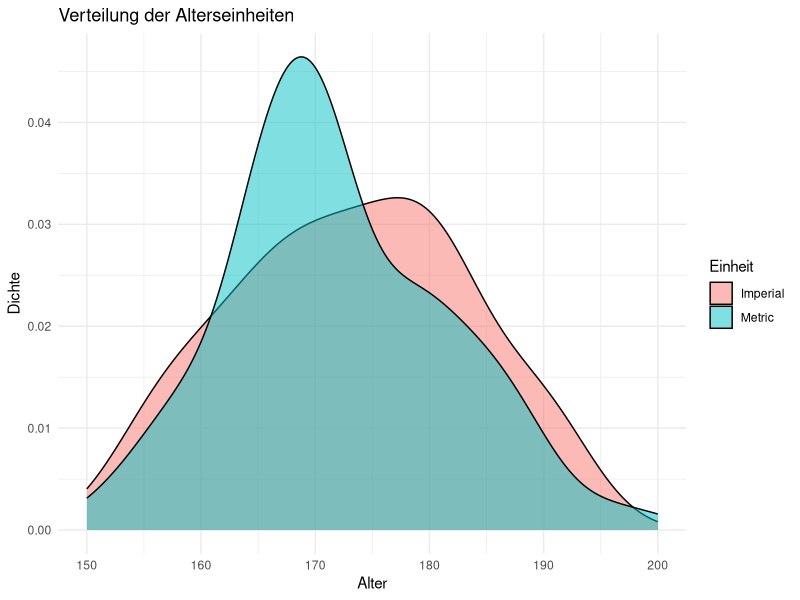

Write R code to recreate this figure.
library("MASS")
library(ggplot2)

# Spalten umbennen
colnames(survey) <- c("sex", "wr_span", "nwr_span", "wr_hand", "fold_top", "pulse", "clap_top", "exercise_freq", "smoke_freq", "height", "unit", "age");
survey$smoke_freq <- factor(survey$smoke_freq, ordered = TRUE, levels = c("Never", "Occas", "Regul", "Heavy"))
survey$exercise_freq <- factor(survey$exercise_freq, ordered = TRUE, levels = c("None", "Some", "Freq"))
unit <- survey[c(11,10)]
unit <- na.omit(unit)

# Grafik erstellen (Alternativ mit pulse 7)
ggplot(unit, aes(x = height, fill = unit)) +
  geom_density(alpha = 0.5) +
  labs(
    title = "Verteilung der Alterseinheiten",
    x = "Alter",
    y = "Dichte",
    fill = "Einheit"
  ) +
  theme_minimal()

